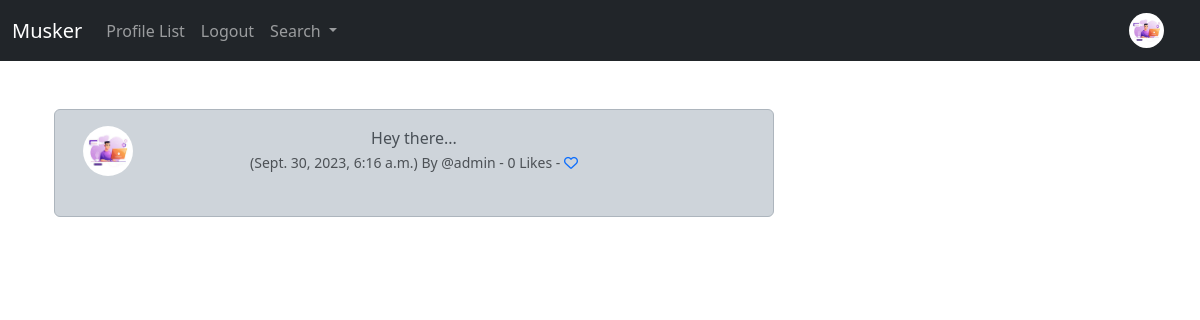
/meep_show/16/ (signed in), run on the app's committed database.
### musker/models.py (models this page shows, shortened)
class Profile(models.Model):
    user = models.OneToOneField(User, on_delete=models.CASCADE)
    follows = models.ManyToManyField("self",
                                     related_name="followed_by",
                                     symmetrical=False,
                                     blank=True)
    date_modified = models.DateTimeField(User, auto_now=True)
    profile_image=models.ImageField(null=True, blank=True, upload_to="images/")
    profile_bio = models.CharField(null=True, blank=True, max_length=500)
    homepage_link = models.CharField(null=True, blank=True, max_length=200)
    facebook_link = models.CharField(null=True, blank=True, max_length=200)
    instagram_link = models.CharField(null=True, blank=True, max_length=200)
    linkedin_link = models.CharField(null=True, blank=True,max_length=200)

class Meep(models.Model):
    user = models.ForeignKey(
        User, related_name="meeps",
        on_delete=models.DO_NOTHING
        )
    body = models.CharField(max_length=200)
    created_at = models.DateTimeField(auto_now_add=True)
    likes = models.ManyToManyField(User,related_name="meep_like", blank=True)
    def number_of_likes(self):
        return self.likes.count()

### musker/views.py (the view)
# urls.py: path('meep_show/<int:pk>/', views.meep_show, name="meep_show"),
def meep_show(request, pk):
    meep = get_object_or_404(Meep, id=pk)
    if meep:
        return render(request,'musker/show_meep.html',{"meep":meep})
    else:
        messages.success(request,"The meep you are looking for doesn't exist...")
        return redirect('home')

### musker/templates/musker/show_meep.html (shortened to what this page needs)
{% extends 'musker/base.html' %}
{% load static %}
{% load social_share %}
{% block content %}
<div class="container text-center">
    <div class="row">
      <div class="col-8">
<br/>
   <div class="alert alert-dark" role="alert">
        <div class="container">
            <div class="row">
                <div class="col-1">
                    {% if meep.user.profile.profile_image %}
                    <img src="{{meep.user.profile.profile_image.url}}" width=50 height=50 class="rounded-circle"
                    alt="{{profile.user.username}}">
                    {% else %}
                    <img src="{% static 'images/default_profile_pic.png' %}" width=50 height=50 class="rounded-circle"
                    alt="{{profile.user.username}}">
                    {% endif %}
                </div>
                <div class="col-10">
                    {{meep.body}}<br/>
                    <small class="text-muted">
                        ({{meep.created_at}}) By
                        @{{meep.user.username}}
                        - {{meep.number_of_likes}} Likes
                        {% if user in meep.likes.all %}
                            - <a href="{% url 'meep_like' meep.id %}"><i class="fa-solid fa-heart"></i></a>
                        {% else %}
                            - <a href="{% url 'meep_like' meep.id %}"><i class="fa fa-heart-o"></i></a>
                        {% endif %}
                    </small>
                </div><br/><br/>
            </div><br/>
        </div>
    </div>
</div>
<div class="col-4">
    <br/><br/></br>
</div>
{% endblock content %}

### musker/templates/musker/navbar.html (shortened to what this page needs)
{% load static %}
<nav class="navbar navbar-expand-lg navbar-dark bg-dark">
    <div class="container-fluid">
      <a class="navbar-brand" href="{% url 'home' %}">Musker</a>
      <div class="collapse navbar-collapse" id="navbarSupportedContent">
        <ul class="navbar-nav me-auto mb-2 mb-lg-0">
          <li class="nav-item">
            <a class="nav-link" href="{% url 'profile_list' %}">Profile List</a>
          </li>
          {% if user.is_authenticated %}
          <li class="nav-item">
            <a class="nav-link" href="{% url 'logout' %}">Logout</a>
          </li>
          {% endif %}
          <li class="nav-item dropdown">
            <a class="nav-link dropdown-toggle" href="#" role="button" data-bs-toggle="dropdown" aria-expanded="false">
              Search
            </a>
          </li>
        </ul>
        {% if request.user.is_authenticated %}
          <ul class="navbar-nav ml-auto">
            <li class="nav-link navbar-brand">
              <a href="{% url 'profile' request.user.id %}">
                {% if user.profile.profile_image %}
                  <img src="{{user.profile.profile_image.url}}" class="rounded-circle" width=35 alt="{{profile.user.username}}">
                {% else %}
                <img src="{% static 'images/default_profile_pic.png' %}" class="rounded-circle" width=35
                alt="{{profile.user.username}}">
                {% endif %}
              </a>
          </ul>
        {% endif %}
      </div>
    </div>
  </nav>

### data on the page
Meep: user.profile.profile_image (picture), body "Hey there...", created_at "Sept. 30, 2023, 6:16 a.m.", user.username "admin", number_of_likes "0"
